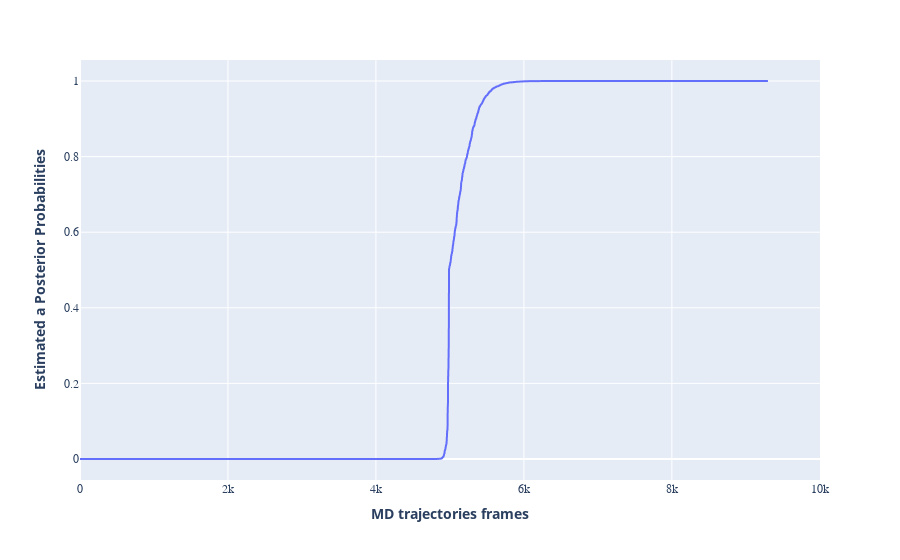

Here is the notebook cell this chart was saved with:
### Code cell
estimated_probs()

### Figure 1 — Plotly figure (JSON) as saved in the notebook; plotly's stock layout.template omitted (floating-point values rounded to 4 significant figures; data arrays with more than 128 entries replaced by an {"elided": "..."} marker saying what was removed)
{"data": [{"hovertemplate": "<b>MD trajectories frames</b>=%{x}<br><b>Estimated a Posterior Probabilities</b>=%{y}<extra></extra>", "legendgroup": "", "line": {"color": "#636efa", "dash": "solid"}, "marker": {"symbol": "circle"}, "mode": "lines", "name": "", "showlegend": false, "type": "scattergl", "x": {"elided": "9289 int values"}, "xaxis": "x", "y": {"elided": "9289 float values"}, "yaxis": "y"}], "layout": {"legend": {"tracegroupgap": 0}, "margin": {"t": 60}, "title": {"x": 0.5, "xanchor": "center", "y": 0.95, "yanchor": "top"}, "xaxis": {"anchor": "y", "domain": [0, 1], "range": [0, 10002], "tickfont": {"family": "Arial Black"}, "title": {"text": "<b>MD trajectories frames</b>"}}, "yaxis": {"anchor": "x", "domain": [0, 1], "tickfont": {"family": "Arial Black"}, "title": {"text": "<b>Estimated a Posterior Probabilities</b>"}}}}
